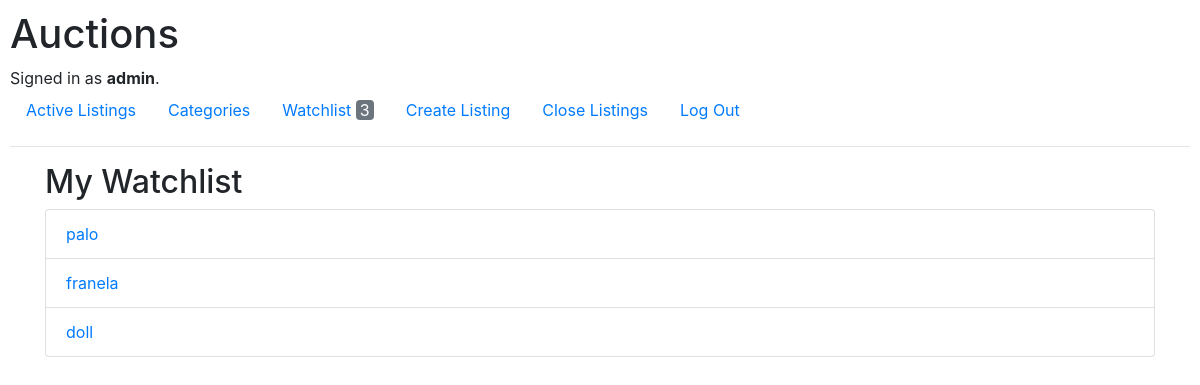
/watchlist (signed in), run on an earlier commit of the app's database.
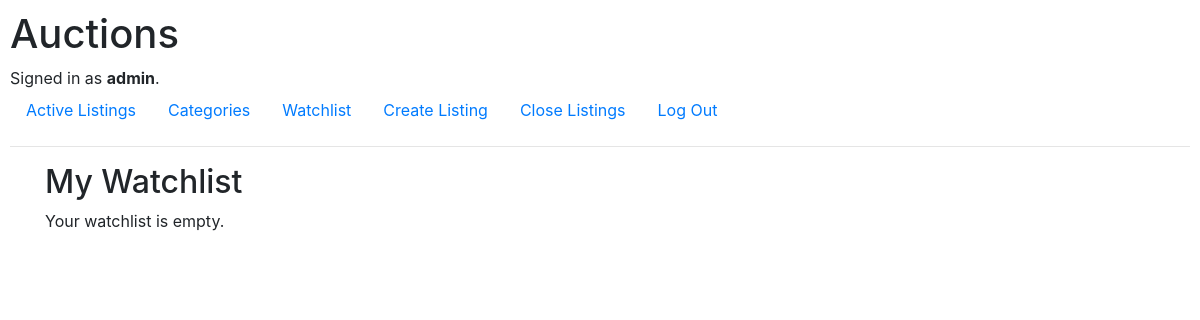
And on a later commit of the database.
### auctions/models.py (models this page shows, shortened)
class Watchlist(models.Model):
    user = models.ForeignKey(User, on_delete=models.CASCADE, related_name="watchlist")
    listing = models.ForeignKey(Listing, on_delete=models.CASCADE, related_name="watched_by")
    class Meta:
        unique_together = ('user', 'listing')  # Prevents duplicate watchlist entries for the same user and listing

class Listing(models.Model):
    title = models.CharField(max_length=100)
    description = models.TextField()
    starting_bid = models.DecimalField(max_digits=10, decimal_places=2)
    current_price = models.DecimalField(max_digits=10, decimal_places=2, null=True, blank=True)
    image_url = models.URLField(blank=True, null=True)
    category = models.ForeignKey(Category, on_delete=models.SET_NULL, null=True, blank=True)
    created_by = models.ForeignKey(User, on_delete=models.CASCADE, related_name="listings")
    active = models.BooleanField(default=True)  # True if auction is active
    created_at = models.DateTimeField(auto_now_add=True)

### auctions/views.py (the view)
# urls.py: path("watchlist", views.watchlist, name="watchlist"),
@login_required
def watchlist(request):
    watchlist_items = Watchlist.objects.filter(user=request.user)
    return render(request, "auctions/watchlist.html", {"watchlist": watchlist_items})

### auctions/views.py (called while the page is built)
def datos_globales(request):
    count = 0
    if request.user.is_authenticated:
        watchlist_items = Watchlist.objects.filter(user=request.user)
        count = watchlist_items.count()
    return {
        'count_watch_list': count
    }

### auctions/templates/auctions/watchlist.html (shortened to what this page needs)
{% extends "auctions/layout.html" %}
{% block body %}
<div class="container">
  <h2>My Watchlist</h2>
  <ul class="list-group">
    {% for item in watchlist %}
      <li class="list-group-item">
        <a href="{% url 'listing_page' item.listing.id %}">{{ item.listing.title }}</a>
      </li>
    {% empty %}
      <p>Your watchlist is empty.</p>
    {% endfor %}
  </ul>
</div>
{% endblock %}

### auctions/templates/auctions/layout.html (shortened to what this page needs)
{% load static %}
<!DOCTYPE html>
<html lang="en">
  <head>
    <link
      rel="stylesheet"
      href="https://stackpath.bootstrapcdn.com/bootstrap/4.4.1/css/bootstrap.min.css"
    />
    <link href="{% static 'auctions/styles.css' %}" rel="stylesheet" />
  </head>
  <body>
    <h1>Auctions</h1>
    <div>
        {% if user.is_authenticated %}
          Signed in as <strong>{{ user.username }}</strong>.
        {% else %}
          Not signed in.
        {% endif %}
      </div>
      <ul class="nav">
        <li class="nav-item">
          <a class="nav-link" href="{% url 'index' %}">Active Listings</a>
        </li>
        {% if user.is_authenticated %}
          <li class="nav-item">
            <a class="nav-link" href="{% url 'categories' %}">Categories</a>
          </li>
          {% if count_watch_list > 0 %}
          <li class="nav-item">
            <a class="nav-link" href="{% url 'watchlist' %}">Watchlist <span class="text-white bg-secondary px-1 rounded">{{ count_watch_list }}</span></a>
          </li>
          {% else %}
          <li class="nav-item">
            <a class="nav-link" href="{% url 'watchlist' %}">Watchlist</a>
          </li>
          {% endif %}
          <li class="nav-item">
            <a class="nav-link" href="{% url 'create_listing' %}">Create Listing</a>
          </li>
          <li class="nav-item">
            <a class="nav-link" href="{% url 'close_listings' %}">Close Listings</a>
          </li>
          <li class="nav-item">
            <a class="nav-link" href="{% url 'logout' %}">Log Out</a>
          </li>
        {% endif %}
      </ul>
      <hr />
    {% block body %}
    {% endblock %}
  </body>
</html>

What changed in the data, as far as the page shows it:
removed Watchlist: listing "palo"
removed Watchlist: listing "franela"
removed Watchlist: listing "doll"
Also different on the page:
{{ count_watch_list }}: "3" → (not shown)
text now shown: "Your watchlist is empty."
